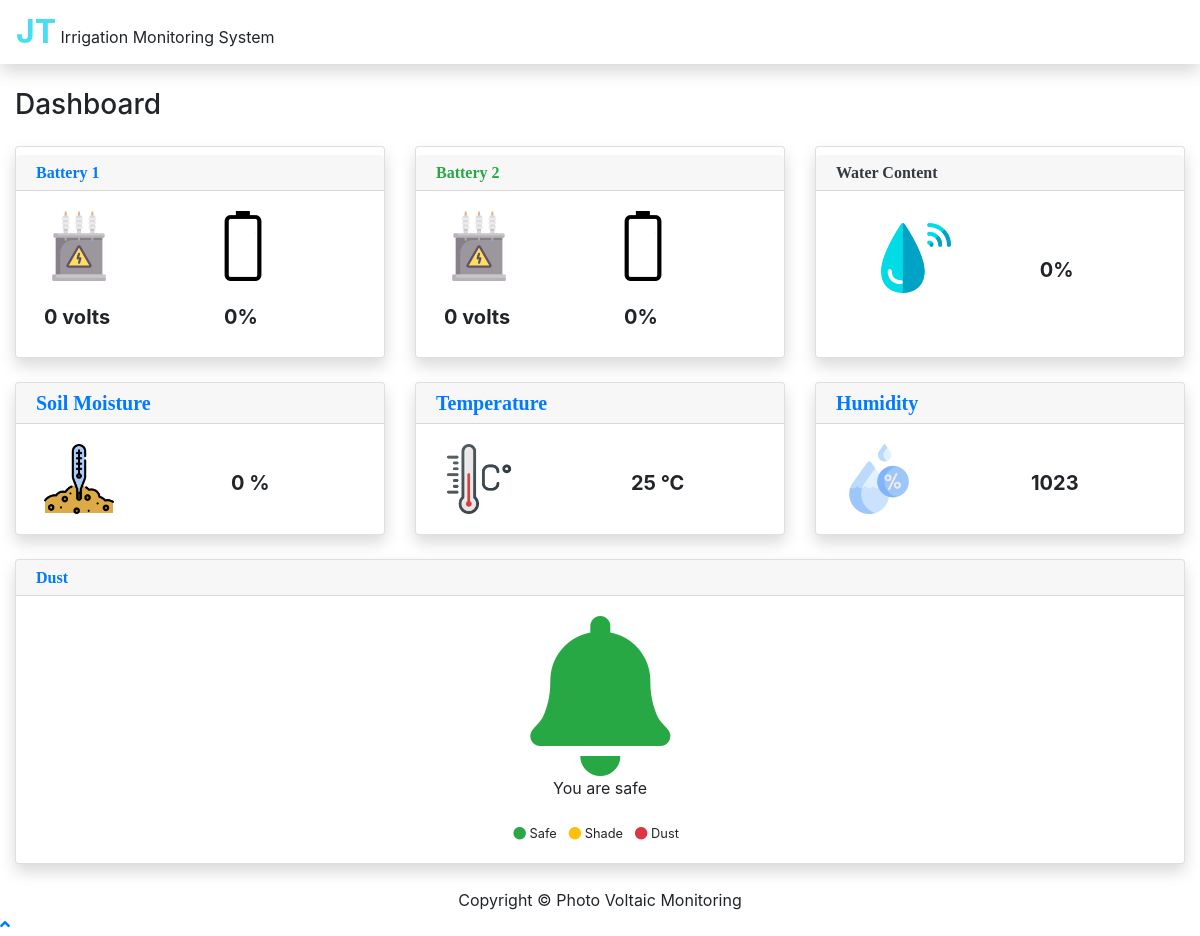
The app's page /data.php with its own data.
### tables this page shows
CREATE TABLE `pv` (
  `id` int(11) NOT NULL,
  `v1` float NOT NULL,
  `v2` float NOT NULL,
  `current` float NOT NULL
);

### data.php (the view, shortened to what this page needs)
<?php
    include "php/connect.php";
    $query="SELECT `v1`,`v2`,`current` FROM `pv` WHERE `id`=1";
    if($run=mysqli_query($conn,$query)){
        list($voltage1,$voltage2,$current)=mysqli_fetch_array($run);
    }
    else{
        die(mysqli_error($conn));
    }
    function status($percent){
      if($percent>=95 && $percent<=100){
        $icon="battery-status-full.png";
      }
      else if($percent>=80 && $percent<=94.5){
        $icon="battery-status-80.png";
      }
      else if($percent>=60 && $percent<=79.9){
        $icon="battery-status-60.png";
      }
      else if($percent>=40 && $percent<=59.9){
        $icon="battery-status-40.png";
      }
      else if($percent>=20 && $percent<=39.9){
        $icon="battery-status-20.png";
      }
      else if($percent>=0 && $percent<=19.9){
        $icon="battery-status-0.png";
      }
      return $icon;
    }
?>
<!DOCTYPE html>
<html lang="en">
<head>
  <link href="vendor/fontawesome-free/css/all.min.css" rel="stylesheet" type="text/css">
  <link href="./css/bootstrap.min.css" rel="stylesheet">
  <link rel="stylesheet" href="./css/style.css">
</head>
<body id="page-top">
  <div id="wrapper">
    <div id="content-wrapper" class="d-flex flex-column">
      <div id="content">
        <nav class="navbar navbar-expand navbar-light on-top bg-white shadow">
         	 <ul class="navbar-nav mr-auto">
         	 	<div class="brand"><span style="color: #47def3" class="fa-2x"><b>JT</b></span>  Irrigation Monitoring System</div>
          	</ul>
        </nav>
        <nav class="navbar navbar-expand navbar-light bg-white  mb-4">
         	 <ul class="navbar-nav mr-auto">
         	 	<div class="brand"><span style="color: #47def3" class="fa-2x"><b>PV</b></span> Irrigation Monitoring System</div>
          	</ul>
        </nav>
        <div class="container-fluid">
          <div class="d-sm-flex align-items-center justify-content-between mb-4">
            <h1 class="h3 mb-0 text-gray-800">Dashboard</h1>
          </div>
          <div class="row">
            <div class="col-lg-4 col-md-6 mb-4 image">
              <div class="card border-left-primary shadow py-2">
                <div class="card-header py-2 d-flex flex-row align-items-center justify-content-between">
                  <h6 class="m-0 font-weight-bold text-primary">Battery 1</h6>
                </div>
                <div class="card-body">
                  <div class="row no-gutters align-items-center">
                    <div class="col">
                      <div class="row ml-2 mb-4">
                        <img src="./icons/voltage.png" alt="Voltage">
                      </div>
                      <div class="row ml-2">
                        <div class="h5 mb-0 font-weight-bold text-gray-800"><?php echo $voltage1;?> volts</div>
                      </div>
                    </div>
                    <div class="col" style="float:right;">
                      <div class="row ml-2 mb-4">
                        <img src="./icons/<?php echo status(($voltage1/9)*100);?>" alt="Voltage1">
                      </div>
                      <div class="row ml-4">
                        <div class="h5 mb-0 font-weight-bold text-gray-800"><?php echo round(($voltage1/9)*100,2);?>%</div>
                      </div>
                    </div>
                  </div>
                </div>
              </div>
            </div>
            <div class="col-lg-4 col-md-6 mb-4 image">
              <div class="card border-left-success shadow py-2">
                <div class="card-header py-2 d-flex flex-row align-items-center justify-content-between">
                  <h6 class="m-0 font-weight-bold text-success">Battery 2</h6>
                </div>
                <div class="card-body">
                  <div class="row no-gutters align-items-center">
                    <div class="col">
                      <div class="row ml-2 mb-4">
                        <img src="./icons/voltage.png" alt="Voltage">
                      </div>
                      <div class="row ml-2">
                        <div class="h5 mb-0 font-weight-bold text-gray-800"><?php echo $voltage2;?> volts</div>
                      </div>
                    </div>
                    <div class="col" style="float:right;">
                      <div class="row ml-2 mb-4">
                        <img src="./icons/<?php echo status(($voltage2/13.7)*100);?>" alt="Voltage2">
                      </div>
                      <div class="row ml-4">
                        <div class="h5 mb-0 font-weight-bold text-gray-800"><?php echo round(($voltage2/13.7)*100,2);?>%</div>
                      </div>
                    </div>
                  </div>
                </div>
              </div>
            </div>
            <div class="col-lg-4 col-md-6 mb-4 image">
              <div class="card border-left-dark shadow py-2">
                <div class="card-header py-2 d-flex flex-row align-items-center justify-content-between">
                  <h6 class="m-0 font-weight-bold text-dark">Water Content</h6>
                </div>
                <div class="card-body">
                  <div class="row d-flex justify-content-center">
                    <div class="col-sm-8">
                      <div class="row water align-items-center">
                        <div class="col-sm-8">
                            <div class="row mb-4">
                              <img src="./icons/water.png" alt="Water">
                            </div>
                        </div>
                        <div class="col-sm-4">
                          <div class="row">
                            <div class="h5 mb-0 font-weight-bold text-gray-800"><?php echo round((( ($voltage1/13.7) + ($voltage2/13.7) ))*100,2);?>%</div>
                          </div>
                        </div>
                      </div>
                    </div>
                  </div>
                </div>
              </div>
            </div>
          </div>
           <div class="row">
            <div class="col-lg-4 col-md-4 image">
              <div class="card shadow mb-4">
                <div class="card-header py-2 d-flex flex-row align-items-center justify-content-between">
                  <h5 class="m-0 font-weight-bold text-primary">Soil Moisture</h5>
                </div>
                <div class="card-body">
                  <div class="row">
                    <div class="col ml-2">
                      <img src="./icons/meter.png" alt="Temperature">
                    </div>
                    <div class="col ml-4 mt-4">
                      <div class="lead font-weight-bold"><?php echo $current;?> %</div>
                    </div>
                  </div>
                </div>
              </div>
            </div>
            <div class="col-lg-4 col-md-4 image">
              <div class="card shadow mb-4">
                <div class="card-header py-2 d-flex flex-row align-items-center justify-content-between">
                  <h5 class="m-0 font-weight-bold text-primary">Temperature</h5>
                </div>
                <div class="card-body">
                  <div class="row">
                    <div class="col ml-2">
                      <img src="./icons/thermometer.png" alt="Temperature">
                    </div>
                    <div class="col ml-4 mt-4">
                      <div class="lead font-weight-bold">25 &deg;C</div>
                    </div>
                  </div>
                </div>
              </div>
            </div>
            <div class="col-lg-4 col-md-4 image">
              <div class="card shadow mb-4">
                <div class="card-header py-2 d-flex flex-row align-items-center justify-content-between">
                  <h5 class="m-0 font-weight-bold text-primary">Humidity</h5>
                </div>
                <div class="card-body">
                  <div class="row">
                    <div class="col ml-2">
                      <img src="./icons/humidity.png" alt="Light">
                    </div>
                    <div class="col ml-4 mt-4">
                      <div class="lead font-weight-bold">1023</div>
                    </div>
                  </div>
                </div>
              </div>
            </div>
          </div>
          <div class="row">
            <div class="col-12">
              <div class="card shadow mb-4">
                <div class="card-header py-2 d-flex flex-row align-items-center justify-content-between">
                  <h6 class="m-0 font-weight-bold text-primary">Dust</h6>
                </div>
                <div class="card-body">
                	<center>
                		<i class="fa-10x fa fa-bell text-success"></i>
                		<p class="message">You are safe</p>
                	</center>
                  <div class="mt-4 text-center small">
                    <span class="mr-2">
                      <i class="fas fa-circle text-success"></i> Safe
                    </span>
                    <span class="mr-2">
                      <i class="fas fa-circle text-warning"></i> Shade
                    </span>
                    <span class="mr-2">
                      <i class="fas fa-circle text-danger"></i> Dust
                    </span>
                  </div>
                </div>
              </div>
            </div>
          </div>
        </div>
      </div>
      <footer class="sticky-footer bg-white">
        <div class="container my-auto">
          <div class="copyright text-center my-auto">
            <span>Copyright &copy; Photo Voltaic Monitoring</span>
          </div>
        </div>
      </footer>
    </div>
  </div>
  <a class="scroll-to-top rounded" href="#page-top">
    <i class="fas fa-angle-up"></i>
  </a>
</body>
</html>

### css/style.css (style rules this page uses)
.image img { width:70px; }
.on-top { position: fixed; width:100%; z-index:10; top:0; }
.card-header h5,h6 { font-family:gothic; }
.water { height:118px; }

### records on screen
pv: v1 "0", ($voltage1/9)*100 "0", v2 "0", ($voltage2/13.7)*100 "0", (( ($voltage1/13.7) + ($voltage2/13.7) ))*100 "0", current "0"
